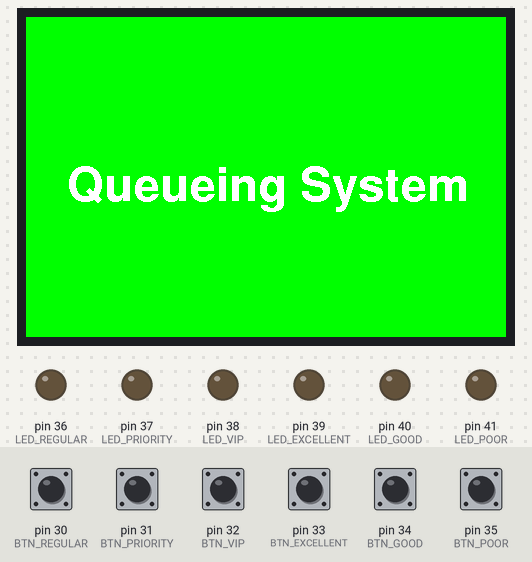
Bench run of a sketch on a simulated Arduino Mega 2560, built with avr-gcc and run on an emulated ATmega2560. On the bench: 480×320 colour display, output pins drawn as LEDs (lit = HIGH). The test bench sets the inputs (shaded band); at power-on: pin 30 (BTN_REGULAR), pin 31 (BTN_PRIORITY), pin 32 (BTN_VIP), pin 33 (BTN_EXCELLENT), pin 34 (BTN_GOOD), pin 35 (BTN_POOR) HIGH. What the sketch prints to the serial monitor is not drawn.

Above: at 1.6 s.
1.7 s: pin 30 (BTN_REGULAR) pulled LOW for 0.15 s
At 3.2 s:
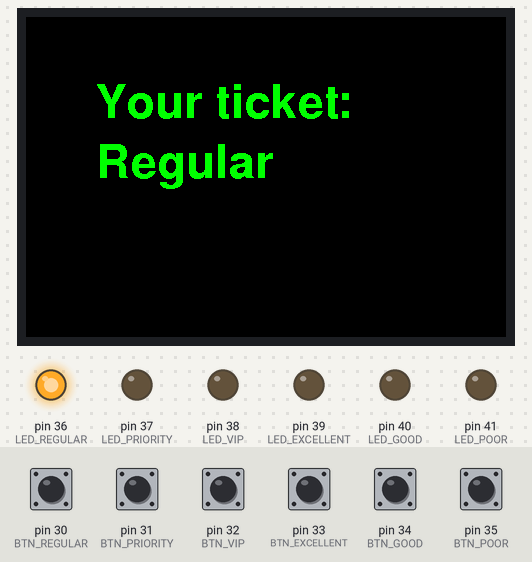
4.8 s: pin 31 (BTN_PRIORITY) pulled LOW for 0.15 s
At 5.5 s:
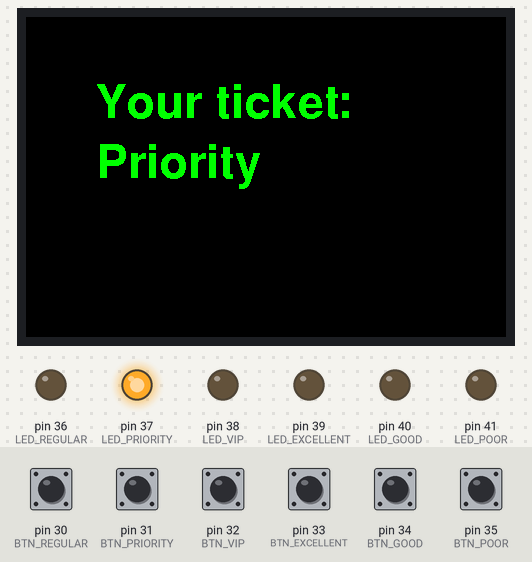
7.9 s: pin 32 (BTN_VIP) pulled LOW for 0.15 s
At 9.2 s:
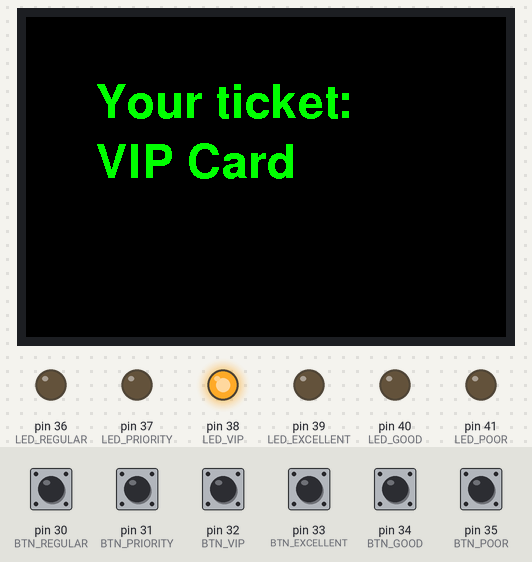
11.0 s: pin 33 (BTN_EXCELLENT) pulled LOW for 0.15 s
At 12.2 s:
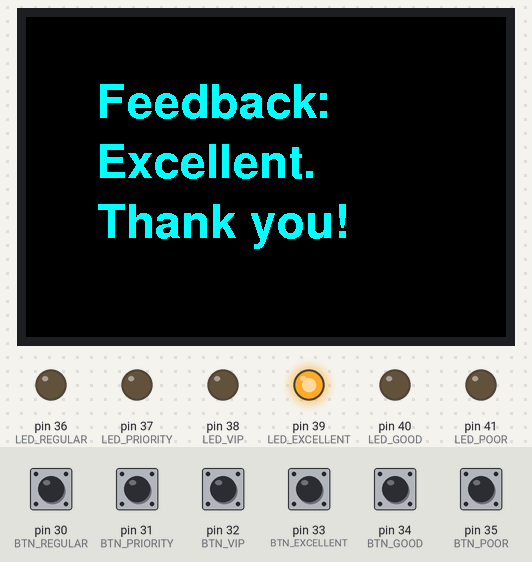
14.1 s: pin 34 (BTN_GOOD) pulled LOW for 0.15 s
At 15.5 s:
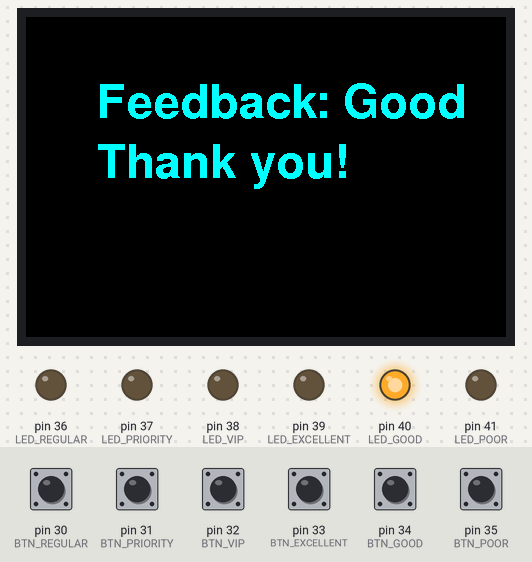
17.2 s: pin 35 (BTN_POOR) pulled LOW for 0.15 s
At 18.4 s:
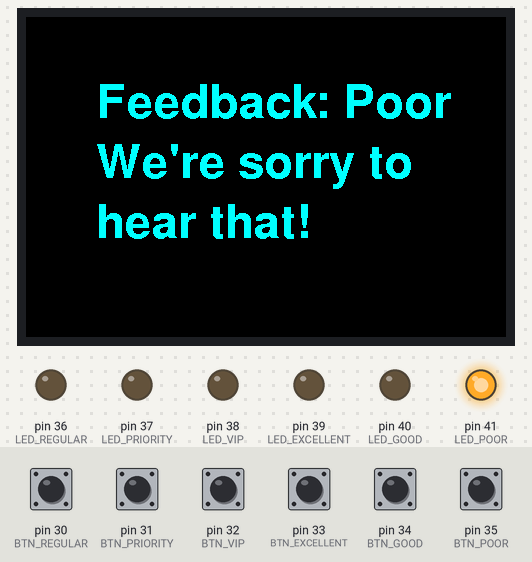
Timing chart, 0 to 21.2 s (numbered marks = the images above; inputs shaded):
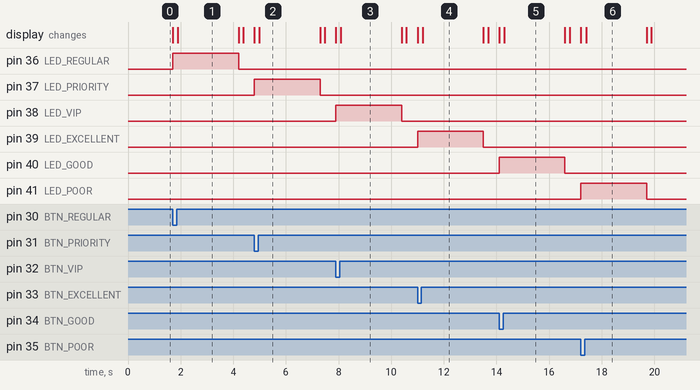

The sketch:

DEMOQUEUEBUTTON_wTFTDisplay.ino
```cpp
#include <Adafruit_GFX.h>
#include <MCUFRIEND_kbv.h>
#include <Fonts/FreeSansBold24pt7b.h>

MCUFRIEND_kbv tft;

// Button input pins
const int BTN_REGULAR   = 30;
const int BTN_PRIORITY  = 31;
const int BTN_VIP       = 32;
const int BTN_EXCELLENT = 33;
const int BTN_GOOD      = 34;
const int BTN_POOR      = 35;

// LED output pins
const int LED_REGULAR   = 36;
const int LED_PRIORITY  = 37;
const int LED_VIP       = 38;
const int LED_EXCELLENT = 39;
const int LED_GOOD      = 40;
const int LED_POOR      = 41;

// Timing control
unsigned long ledOnTime = 0;
unsigned long ledDuration = 0;
int currentLED = -1;
bool isMessageDisplayed = false;

void setup() {
  Serial.begin(9600);

  pinMode(BTN_REGULAR, INPUT_PULLUP);
  pinMode(BTN_PRIORITY, INPUT_PULLUP);
  pinMode(BTN_VIP, INPUT_PULLUP);
  pinMode(BTN_EXCELLENT, INPUT_PULLUP);
  pinMode(BTN_GOOD, INPUT_PULLUP);
  pinMode(BTN_POOR, INPUT_PULLUP);

  pinMode(LED_REGULAR, OUTPUT);
  pinMode(LED_PRIORITY, OUTPUT);
  pinMode(LED_VIP, OUTPUT);
  pinMode(LED_EXCELLENT, OUTPUT);
  pinMode(LED_GOOD, OUTPUT);
  pinMode(LED_POOR, OUTPUT);

  digitalWrite(LED_REGULAR, LOW);
  digitalWrite(LED_PRIORITY, LOW);
  digitalWrite(LED_VIP, LOW);
  digitalWrite(LED_EXCELLENT, LOW);
  digitalWrite(LED_GOOD, LOW);
  digitalWrite(LED_POOR, LOW);

  uint16_t ID = tft.readID();
  tft.begin(ID);
  tft.setRotation(1); // Landscape
  tft.fillScreen(0X0000);
  tft.setFont(&FreeSansBold24pt7b);


  showWelcomeMessage();

  Serial.println("Queue & Feedback System Ready");
}

void loop() {
  if (currentLED == -1) {
    if (digitalRead(BTN_REGULAR) == LOW) {
      activateLED(LED_REGULAR, 2500, "Your ticket:\n \nRegular", true);
    } else if (digitalRead(BTN_PRIORITY) == LOW) {
      activateLED(LED_PRIORITY, 2500, "Your ticket:\n \nPriority", true);
    } else if (digitalRead(BTN_VIP) == LOW) {
      activateLED(LED_VIP, 2500, "Your ticket:\n \nVIP Card", true);
    } else if (digitalRead(BTN_EXCELLENT) == LOW) {
      activateLED(LED_EXCELLENT, 2500, "Feedback:\n\nExcellent.\n\nThank you!", false);
    } else if (digitalRead(BTN_GOOD) == LOW) {
      activateLED(LED_GOOD, 2500, "Feedback: Good\n\nThank you!", false);
    } else if (digitalRead(BTN_POOR) == LOW) {
      activateLED(LED_POOR, 2500, "Feedback: Poor\n\nWe're sorry to \n\nhear that!", false);
    }
  }

  if (currentLED != -1 && millis() - ledOnTime >= ledDuration) {
    digitalWrite(currentLED, LOW);
    currentLED = -1;

    if (isMessageDisplayed) {
      showWelcomeMessage();
      isMessageDisplayed = false;
    }
  }
}

void activateLED(int ledPin, int duration, const char* message, bool isTicket) {
  digitalWrite(ledPin, HIGH);
  ledOnTime = millis();
  ledDuration = duration;
  currentLED = ledPin;
  isMessageDisplayed = true;

  tft.fillScreen(0x0000);
  tft.setCursor(20, 100);
  tft.setTextColor(isTicket ? 0x07E0 : 0x07FF);
  printMultiline(message);

  Serial.println(message);
}

void showWelcomeMessage() {
  tft.fillScreen(0x07E0); // Green background

  const char* welcomeText = "Queueing System";

  // Get text width and height using getTextBounds
  int16_t x1, y1;
  uint16_t w, h;
  tft.setFont(&FreeSansBold24pt7b);
  tft.getTextBounds(welcomeText, 0, 0, &x1, &y1, &w, &h);

  int16_t xCentered = (480 - w) / 2;
  int16_t yCentered = (320 + h) / 2;

  tft.setTextColor(0xFFFF); // White
  tft.setCursor(xCentered, yCentered);
  tft.println(welcomeText);
}


// Print multiline messages
void printMultiline(const char* msg) {
  int x = 70;
  int y = 100;
  tft.setCursor(x, y);

  for (int i = 0; msg[i] != '\0'; i++) {
    if (msg[i] == '\n') {
      y += 30; // Move to next line
      tft.setCursor(x, y);
    } else {
      tft.print(msg[i]);
    }
  }
}
```

Measured:
- after the input at 1.7 s, pin 36 (LED_REGULAR): LOW → HIGH at once, → LOW 2.5 s later; the display: first changes at once (image 1 shows a later state)
- after the input at 4.8 s, pin 37 (LED_PRIORITY): LOW → HIGH at once, → LOW 2.5 s later; the display: first changes at once (image 2 shows a later state)
- after the input at 7.9 s, pin 38 (LED_VIP): LOW → HIGH at once, → LOW 2.5 s later; the display: first changes at once (image 3 shows a later state)
- after the input at 11.0 s, pin 39 (LED_EXCELLENT): LOW → HIGH at once, → LOW 2.5 s later; the display: first changes at once (image 4 shows a later state)
- after the input at 14.1 s, pin 40 (LED_GOOD): LOW → HIGH at once, → LOW 2.5 s later; the display: first changes at once (image 5 shows a later state)
- after the input at 17.2 s, pin 41 (LED_POOR): LOW → HIGH at once, → LOW 2.5 s later; the display: first changes at once (image 6 shows a later state)
- what the display in image 1 shows lasts 2.3 s, from 1.9 s to 4.2 s
